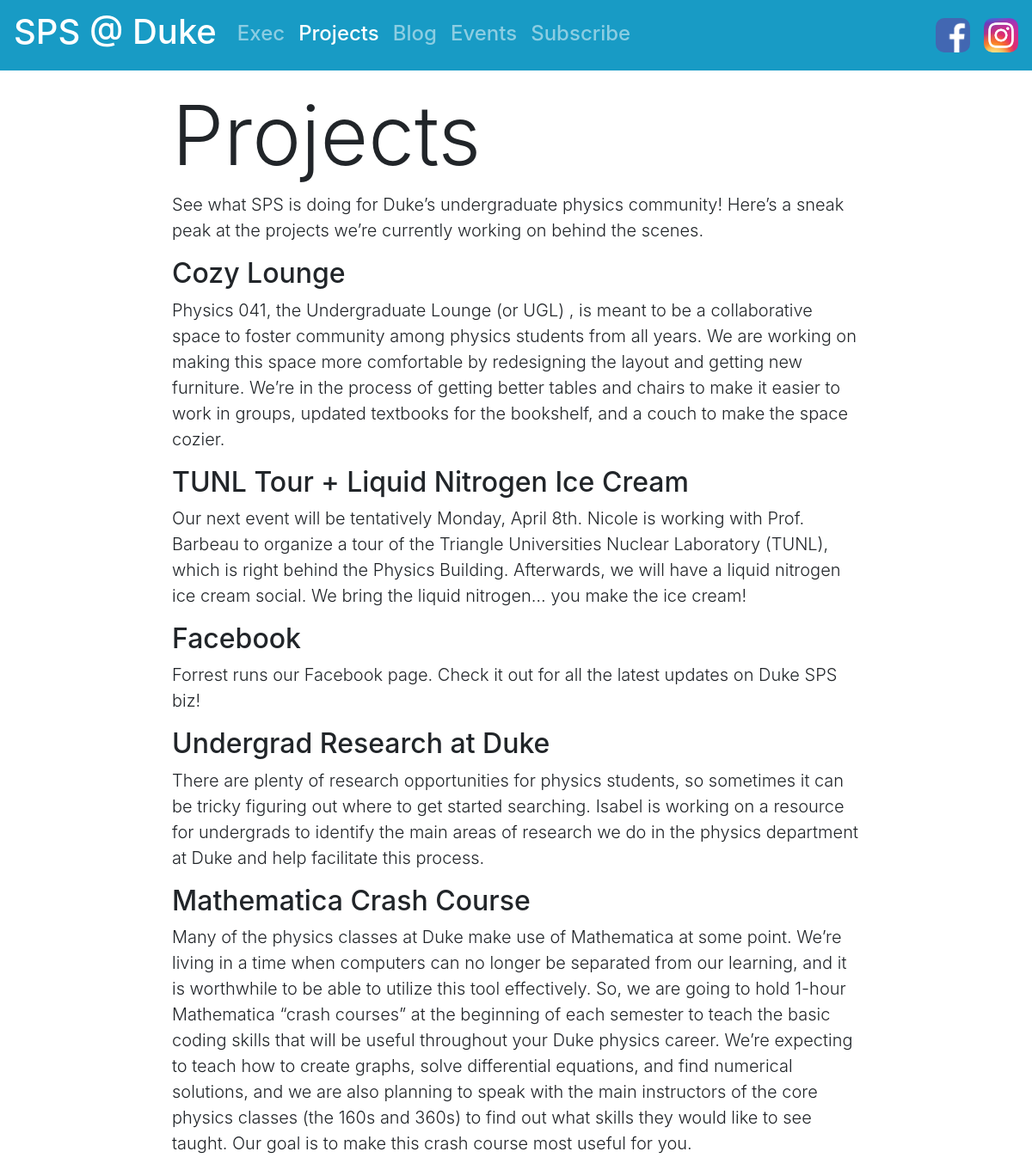
/projects/, run on the app's committed database.
### homepage/models.py (models this page shows)
class Project(models.Model):
    title = models.CharField(max_length=500)
    description = models.TextField()
    date = models.DateTimeField(auto_now_add=True)
    image = models.ImageField(blank=True)

### homepage/views.py (the view)
# urls.py: path('projects/', views.projects, name='home'),
def projects(request):
    context = {
        'projects':Project.objects.all().order_by('-date')
    }
    return render(request, 'homepage/projects.html', context)

### homepage/templates/homepage/projects.html
{% extends 'homepage/base.html' %}
{% block a2 %}active{% endblock %}
{% block main %}
    <h1 class="display-1">Projects</h1>
    <p class="lead">See what SPS is doing for Duke’s undergraduate physics community! Here’s a sneak peak at the projects we’re currently working on behind the scenes.</p>
    {% for project in projects %}
        <h2 class="project-header">{{project.title}}</h2>
        <p class="lead project-description">{{project.description}}</p>
    {% endfor %}
{% endblock %}

### homepage/templates/homepage/base.html (style rules this page uses)
body { padding-top: 100px; }

### data on the page
Project: title "Cozy Lounge", description "Physics 041, the Undergraduate Lounge (or UGL) , is meant to be a collaborative space to foster community among physics students from all years. We are working on making this space more comfortable by redesigning the layout and getting new furniture. We’re in the process of getting better tables and chairs to make it easier to work in groups, updated textbooks for the bookshelf, and a couch to make the space cozier."
Project: title "TUNL Tour + Liquid Nitrogen Ice Cream", description "Our next event will be tentatively Monday, April 8th. Nicole is working with Prof. Barbeau to organize a tour of the Triangle Universities Nuclear Laboratory (TUNL), which is right behind the Physics Building. Afterwards, we will have a liquid nitrogen ice cream social. We bring the liquid nitrogen… you make the ice cream!"
Project: title "Facebook", description "Forrest runs our Facebook page. Check it out for all the latest updates on Duke SPS biz!"
Project: title "Undergrad Research at Duke", description "There are plenty of research opportunities for physics students, so sometimes it can be tricky figuring out where to get started searching. Isabel is working on a resource for undergrads to identify the main areas of research we do in the physics department at Duke and help facilitate this process."
Project: title "Mathematica Crash Course", description "Many of the physics classes at Duke make use of Mathematica at some point. We’re living in a time when computers can no longer be separated from our learning, and it is worthwhile to be able to utilize this tool effectively. So, we are going to hold 1-hour Mathematica “crash courses” at the beginning of each semester to teach the basic coding skills that will be useful throughout your Duke physics career. We’re expecting to teach how to create graphs, solve differential equations, and find numerical solutions, and we are also planning to speak with the main instructors of the core physics classes (the 160s and 360s) to find out what skills they would like to see taught. Our goal is to make…"
